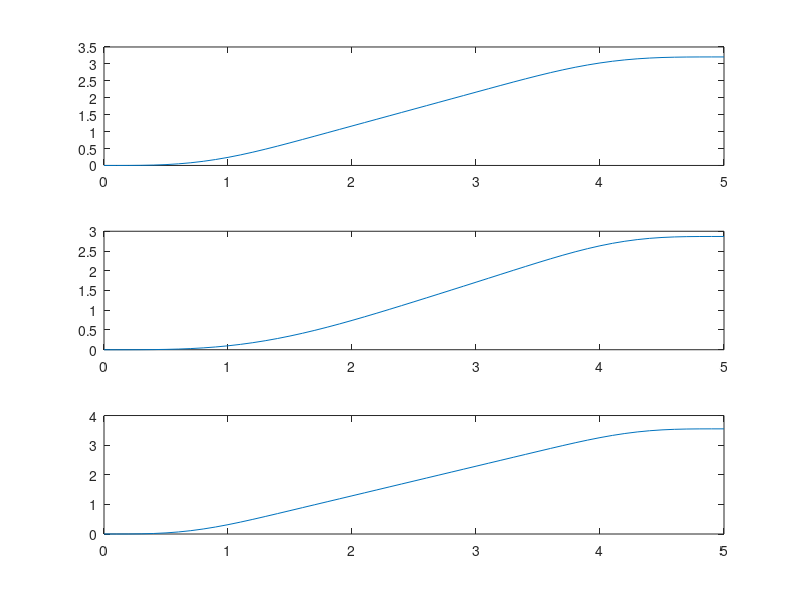

Recreate this plot in MATLAB. (Note: this script raises an error after producing the figure.)
clear
close all
X = dlmread("data/states.txt");
U = dlmread("data/controls.txt");

x = X(:,1);
y = X(:,2);
z = X(:,3);

vx = X(:,4);
vy = X(:,5);
vz = X(:,6);

ax = X(:,7);
ay = X(:,8);
az = X(:,9);

ga = X(:,13);
wz = X(:,14);

q1 = X(:,15);
q2 = X(:,16);

sx = U(:,1);
sy = U(:,2);
sz = U(:,3);

wzd = U(:,4);
qd1 = U(:,5);
qd2 = U(:,6);

t = 0:0.1:5;

figure
subplot(3,1,1)
plot(t,x)
subplot(3,1,2)
plot(t,y)
subplot(3,1,3)
plot(t,z)
suptitle('quad position')

figure
subplot(3,1,1)
plot(t,vx)
subplot(3,1,2)
plot(t,vy)
subplot(3,1,3)
plot(t,vz)
suptitle('quad velocity')

figure
subplot(3,1,1)
plot(t,ax)
subplot(3,1,2)
plot(t,ay)
subplot(3,1,3)
plot(t,az)
suptitle('quad acceleration')

figure
subplot(2,1,1)
plot(t,ga)
subplot(2,1,2)
plot(t,wz)
suptitle('yaw and yaw rate')

figure
subplot(2,1,1)
plot(t,q1)
subplot(2,1,2)
plot(t,q2)
suptitle('joint angles')

figure
subplot(2,1,1)
plot(t,qd1)
subplot(2,1,2)
plot(t,qd2)
suptitle('joint velocities')

